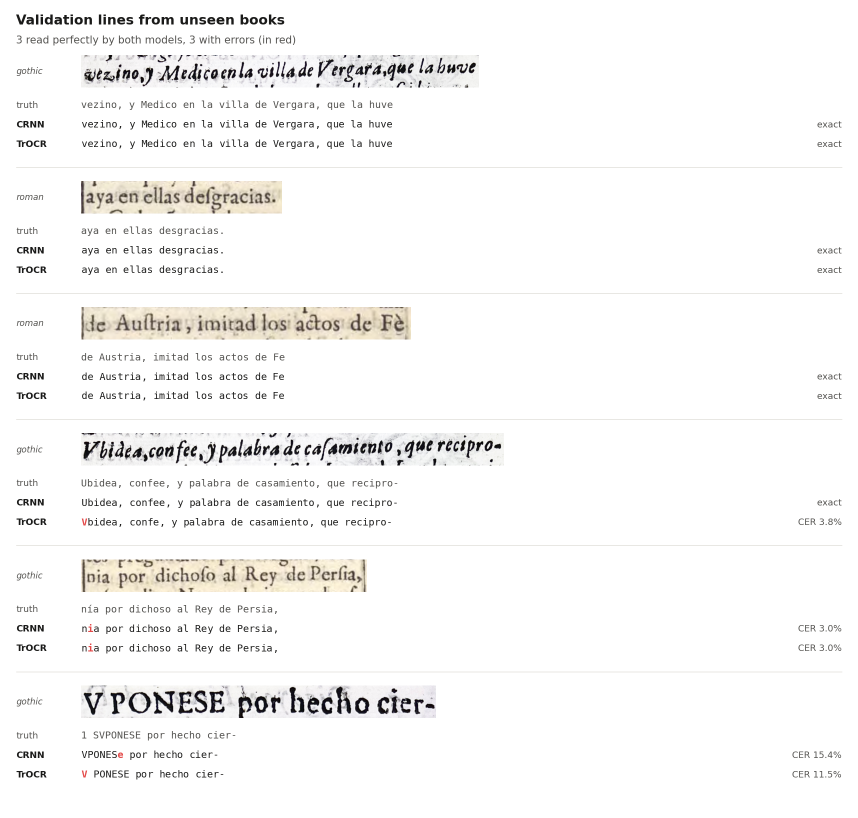
#> input picture assets/10_recognition_samples.png, 1716 x 1636 px (shown at 1/2 size); its folder holds only this picture in this run
$ python -i operations.py   (imports and definitions only)
#> lines starting #> are read from the running program, lines starting #| are printed output that depends on the picture; after the words box and inside, x2 and y2 are one past the last pixel; in counts of white or black regions, pixels touching at a corner belong together
"""OpenCV preprocessing ops for OCR.

Every op is (image, params, progress?) -> image and copes with both grayscale
and colour input. OP_REGISTRY at the bottom is what the pipeline looks up.
"""

import cv2
import numpy as np
from typing import Dict, Any, Optional, Callable


ProgressCallbackType = Optional[Callable[[float, str], None]]


# ── Basic ─────────────────────────────────────────────────────────────

# [68 lines left out: functions normalize_image, _normalize_channel, to_grayscale, not called in this run]


# Below this spread (degrees) between the most- and least-skewed band, the page
# is skewed uniformly and a single rotation is cleaner than a piecewise warp.
_PIECEWISE_MIN_SPREAD = 1.0


# [88 lines left out: functions deskew_image, _apply_global_rotation, not called in this run]


def _detect_skew_contour(gray: np.ndarray) -> Optional[float]:
    """Skew angle from the min-area rect around the largest contour."""
    _, binary = cv2.threshold(gray, 0, 255, cv2.THRESH_BINARY_INV + cv2.THRESH_OTSU)
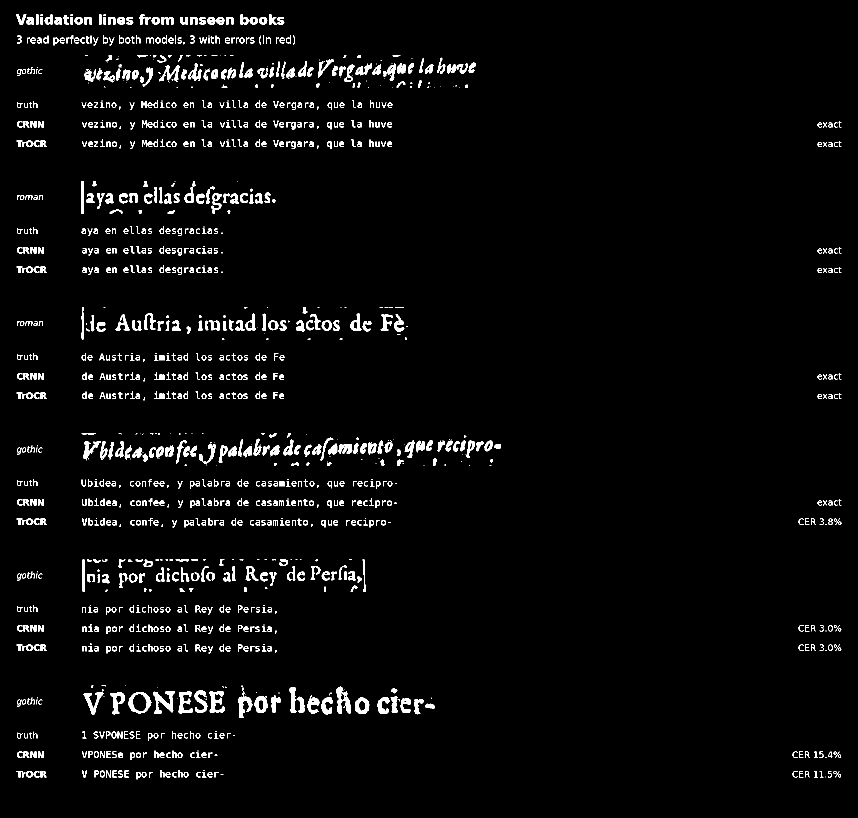
#> binary: shape (1636, 1716) (shown at 1/2 size); 3.2% white; 1332 white regions (303 under 20 px)
    contours, _ = cv2.findContours(binary, cv2.RETR_EXTERNAL, cv2.CHAIN_APPROX_SIMPLE)
#> contours = 1331 contours, 521 with area under 20; largest, box (x1, y1, x2, y2) and area: (257, 1384, 303, 1427) 1416, (672, 1373, 702, 1428) 786, (306, 1382, 350, 1428) 764, (710, 1395, 739, 1428) 704, (509, 1392, 536, 1426) 643

    if not contours:
        return None

    largest = max(contours, key=cv2.contourArea)
#> largest = contour of 71 points, box (x1, y1, x2, y2) (257, 1384, 303, 1427), area 1416
    rect = cv2.minAreaRect(largest)
#> rect = ((279.1, 1404.5), (42.55, 43.66), -70.02)
    angle = rect[-1]
#> angle = -70.02

    # minAreaRect reports in (-90, 0]; fold it into (-45, 45].
    if angle < -45:
        angle += 90
#> angle = 19.98
    elif angle > 45:
        angle -= 90

    return angle


# [532 lines left out: functions _detect_skew_hough, _band_skew_angles, _projection_profile_angle, _fill_band_angles, _piecewise_deskew, denoise_image and 7 more, not called in this run]


# ── Registry ──────────────────────────────────────────────────────────

OP_REGISTRY = {
    "normalize": normalize_image,
    "grayscale": to_grayscale,
    "deskew": deskew_image,
    "denoise": denoise_image,
    "contrast": clahe_contrast,
    "sharpen": sharpen_image,
    "threshold": threshold_image,
    "morph": morph_operations,
    "remove_blobs": remove_large_blobs,
    "remove_noise": remove_small_noise,
}


def get_operation(name: str):
    return OP_REGISTRY.get(name)

>>> import cv2
>>> picture = cv2.imread('../../assets/10_recognition_samples.png', cv2.IMREAD_GRAYSCALE)
>>> result = _detect_skew_contour(picture)
#> result = 19.98

$ run again, on assets/01_tesseract_fails.png
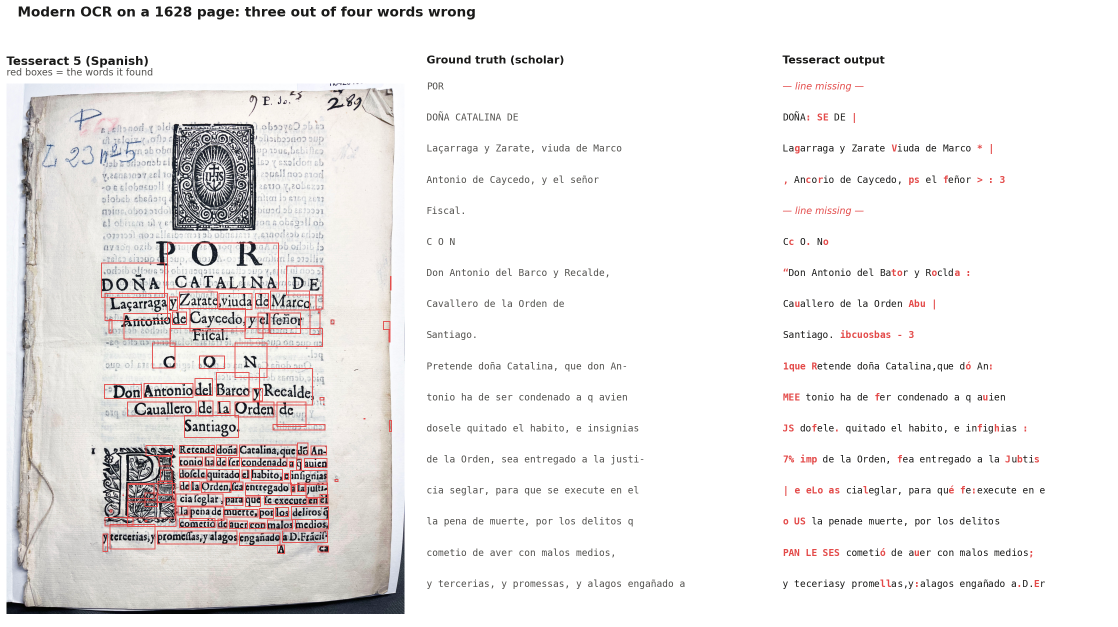
#> input picture assets/01_tesseract_fails.png, 2236 x 1254 px (shown at 1/2 size)
#> `picture = cv2.imread('../../assets/10_recognition_samples.png', cv2.IM..`:
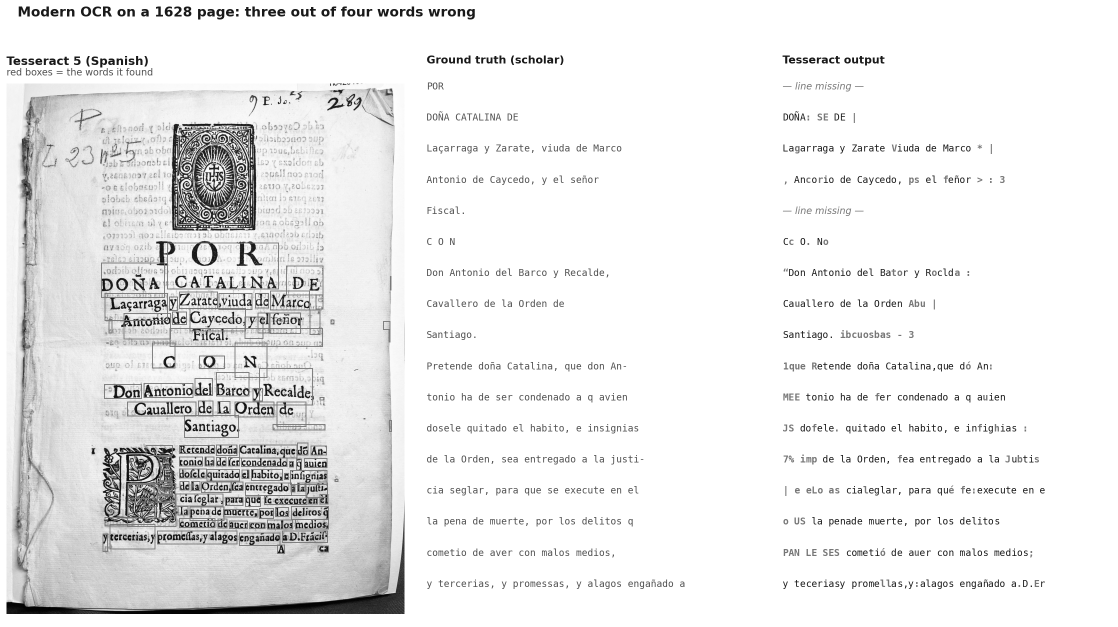
#> picture: shape (1254, 2236) (shown at 1/2 size); min 0, max 255, mean 235.2
#> in _detect_skew_contour, `_, binary = cv2.threshold(gray, 0, 255, cv2.THRESH_BINARY_INV + cv2.TH..`:
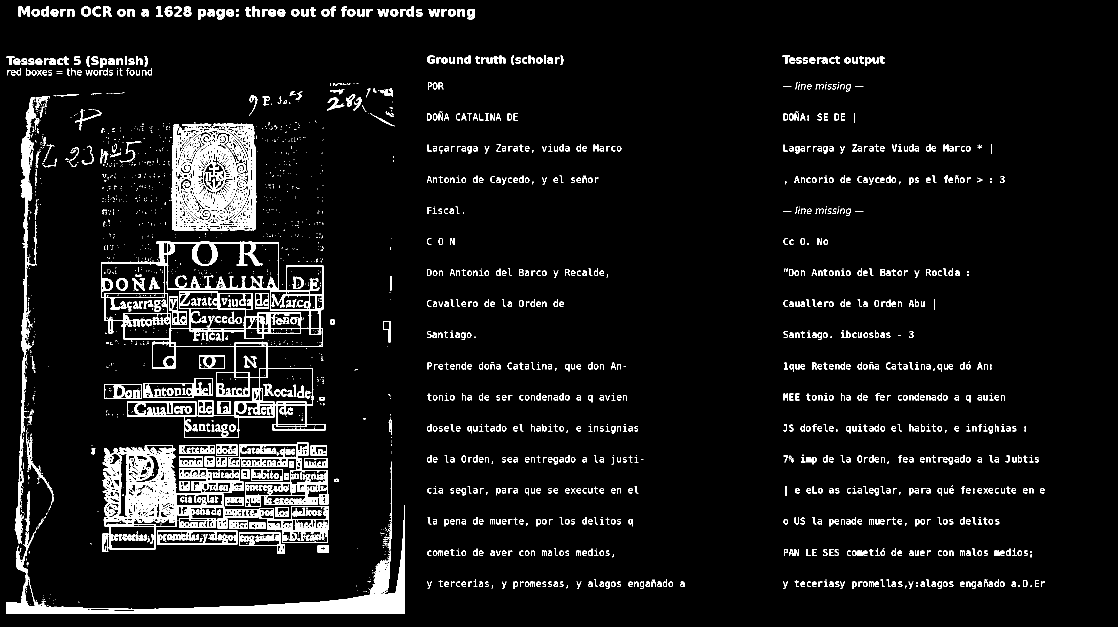
#> binary: shape (1254, 2236) (shown at 1/2 size); 6.9% white; 2419 white regions (1271 under 20 px)
#> contours = 1988 contours, 1217 with area under 20; largest, box (x1, y1, x2, y2) and area: (202, 482, 651, 876) 104794, (343, 247, 513, 461) 33835, (205, 890, 517, 1099) 33228, (13, 983, 809, 1228) 19370, (456, 885, 657, 1010) 14249
#> largest = contour of 260 points, box (x1, y1, x2, y2) (202, 482, 651, 876), area 104794
#> rect = ((425.5, 678.2), (444.8, 394.9), -0.723)
#> angle = -0.723

$ run again, on assets/02_preprocessing_grid.png
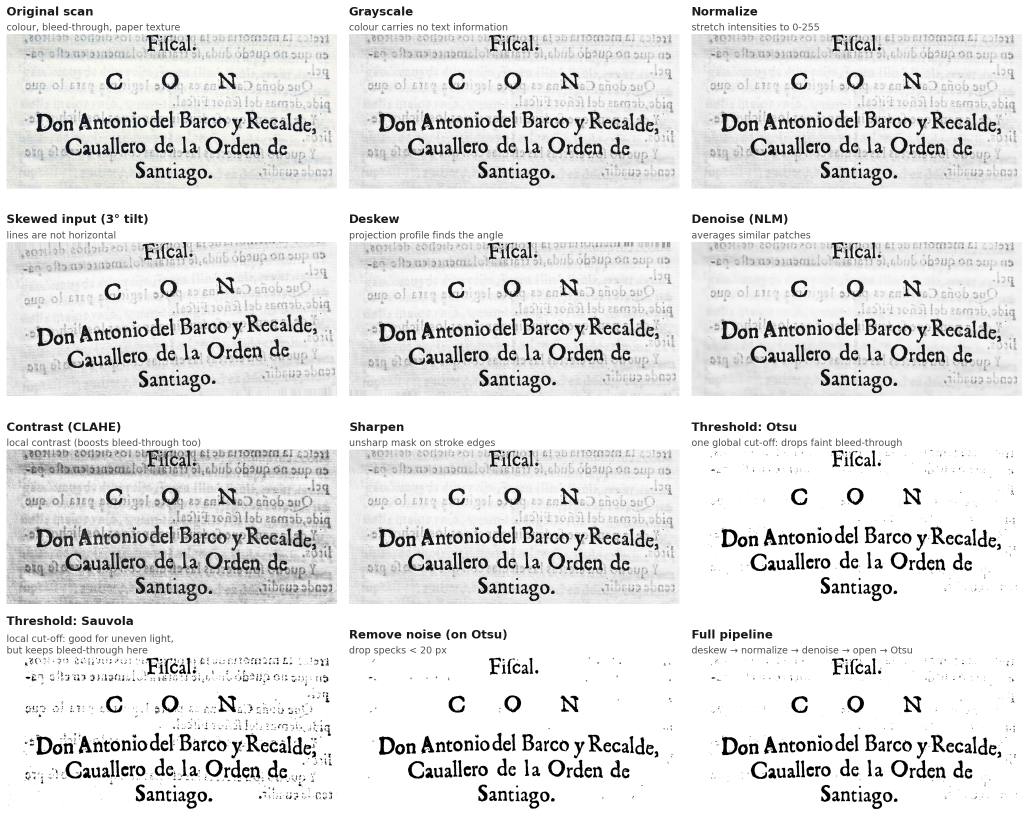
#> input picture assets/02_preprocessing_grid.png, 2056 x 1636 px (shown at 1/2 size)
#> in _detect_skew_contour, `_, binary = cv2.threshold(gray, 0, 255, cv2.THRESH_BINARY_INV + cv2.TH..`:
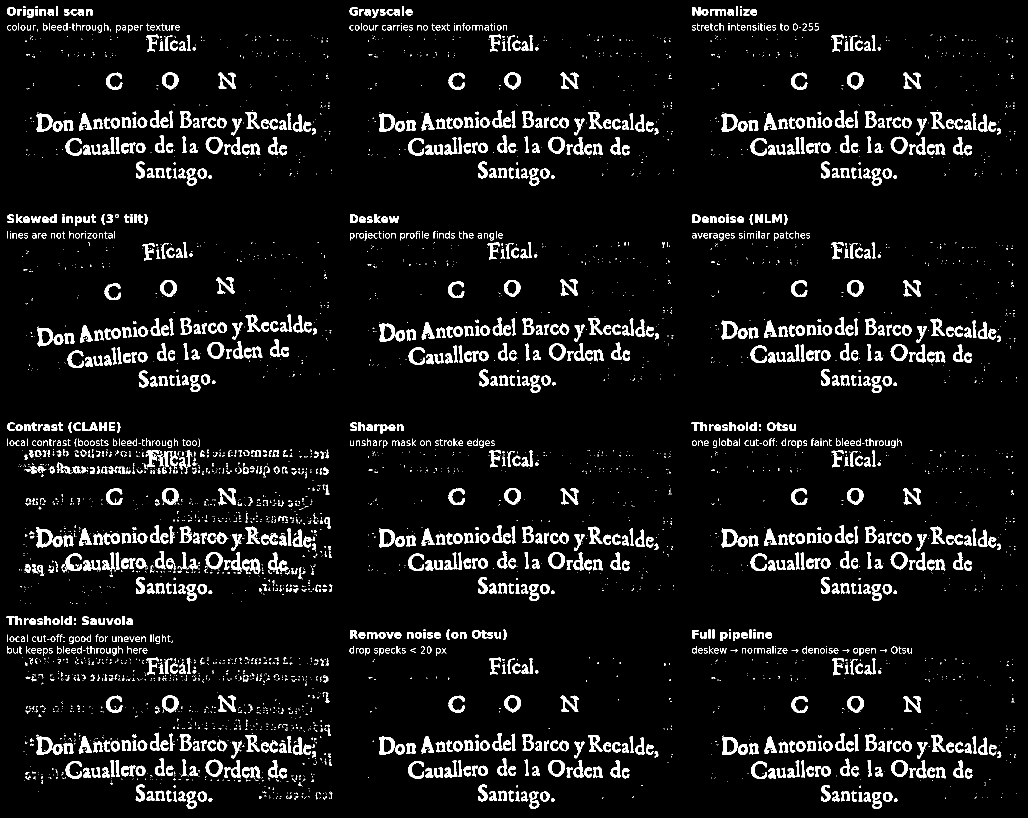
#> binary: shape (1636, 2056) (shown at 1/2 size); 6.9% white; 4602 white regions (3174 under 20 px)
#> contours = 4589 contours, 3409 with area under 20; largest, box (x1, y1, x2, y2) and area: (73, 1054, 105, 1095) 896, (74, 656, 106, 693) 878, (758, 647, 790, 684) 877, (1444, 1474, 1476, 1510) 876, (73, 1473, 105, 1510) 874
#> largest = contour of 74 points, box (x1, y1, x2, y2) (73, 1054, 105, 1095), area 896
#> rect = ((88.5, 1074), (40, 31), -90)
#> in _detect_skew_contour, `angle = rect[-1]`: angle = -90
#> in _detect_skew_contour, `angle += 90`: angle = 0

$ run again, on assets/03_one_vs_two_stage.png
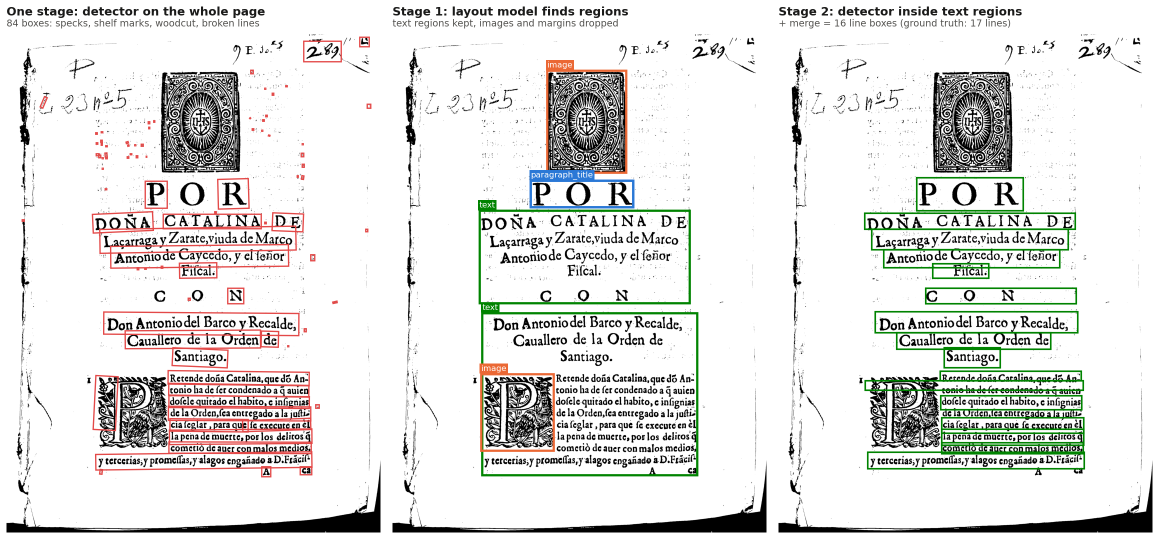
#> input picture assets/03_one_vs_two_stage.png, 2316 x 1078 px (shown at 1/2 size)
#> `picture = cv2.imread('../../assets/10_recognition_samples.png', cv2.IM..`:
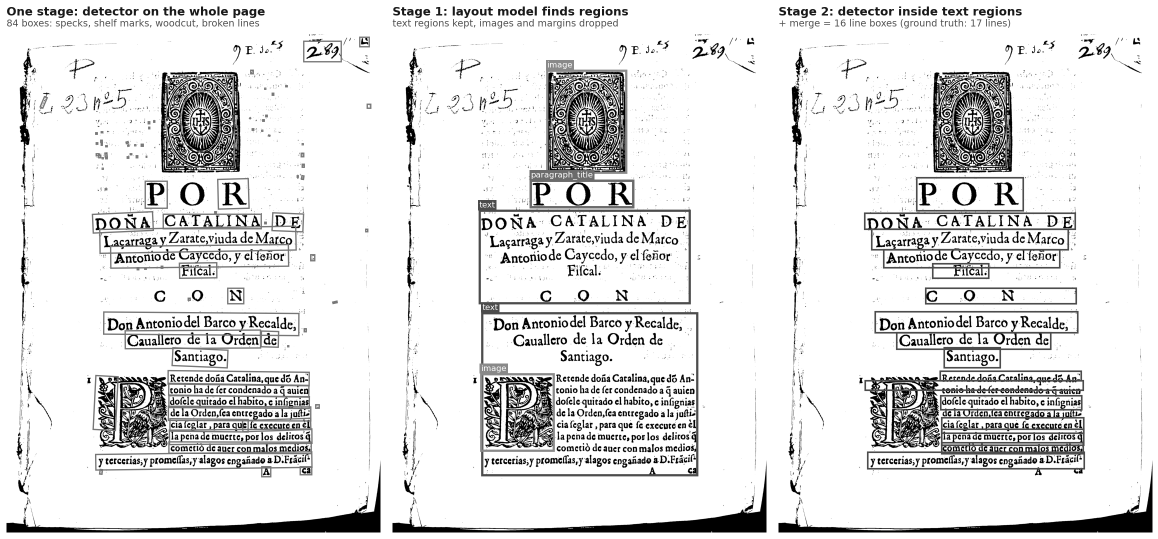
#> picture: shape (1078, 2316) (shown at 1/2 size); min 0, max 255, mean 224.1
#> in _detect_skew_contour, `_, binary = cv2.threshold(gray, 0, 255, cv2.THRESH_BINARY_INV + cv2.TH..`:
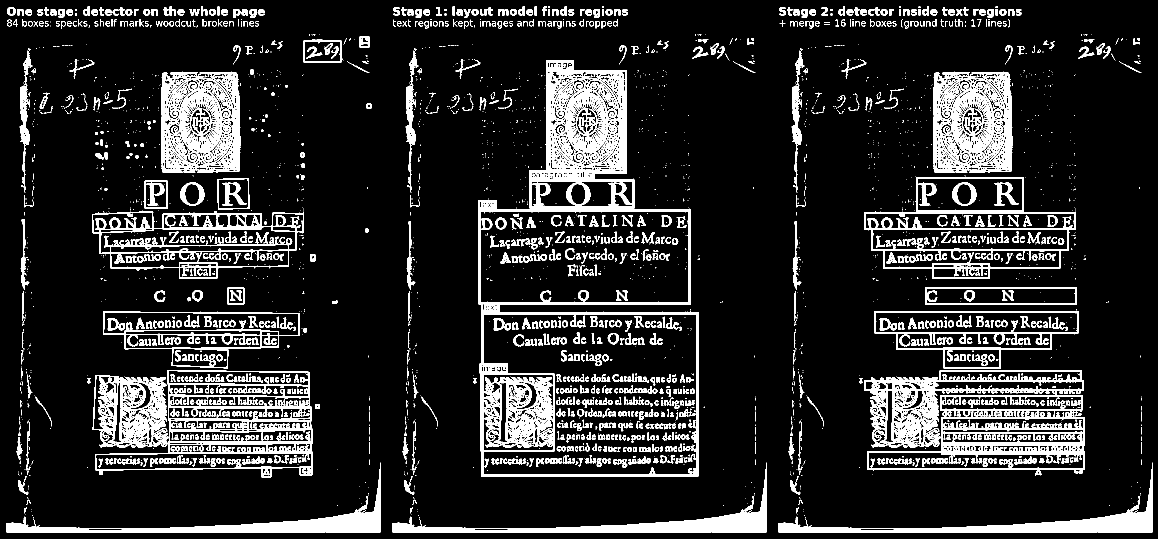
#> binary: shape (1078, 2316) (shown at 1/2 size); 13.8% white; 3142 white regions (1866 under 20 px)
#> contours = 1862 contours, 1558 with area under 20; largest, box (x1, y1, x2, y2) and area: (956, 400, 1397, 953) 223978, (1729, 741, 2170, 951) 74930, (190, 740, 625, 955) 60986, (1058, 120, 1269, 417) 47858, (1728, 424, 2152, 558) 45733
#> largest = contour of 57 points, box (x1, y1, x2, y2) (956, 400, 1397, 953), area 223978
#> rect = ((1176, 676), (552, 440), -90)
#> in _detect_skew_contour, `angle = rect[-1]`: angle = -90
#> in _detect_skew_contour, `angle += 90`: angle = 0
